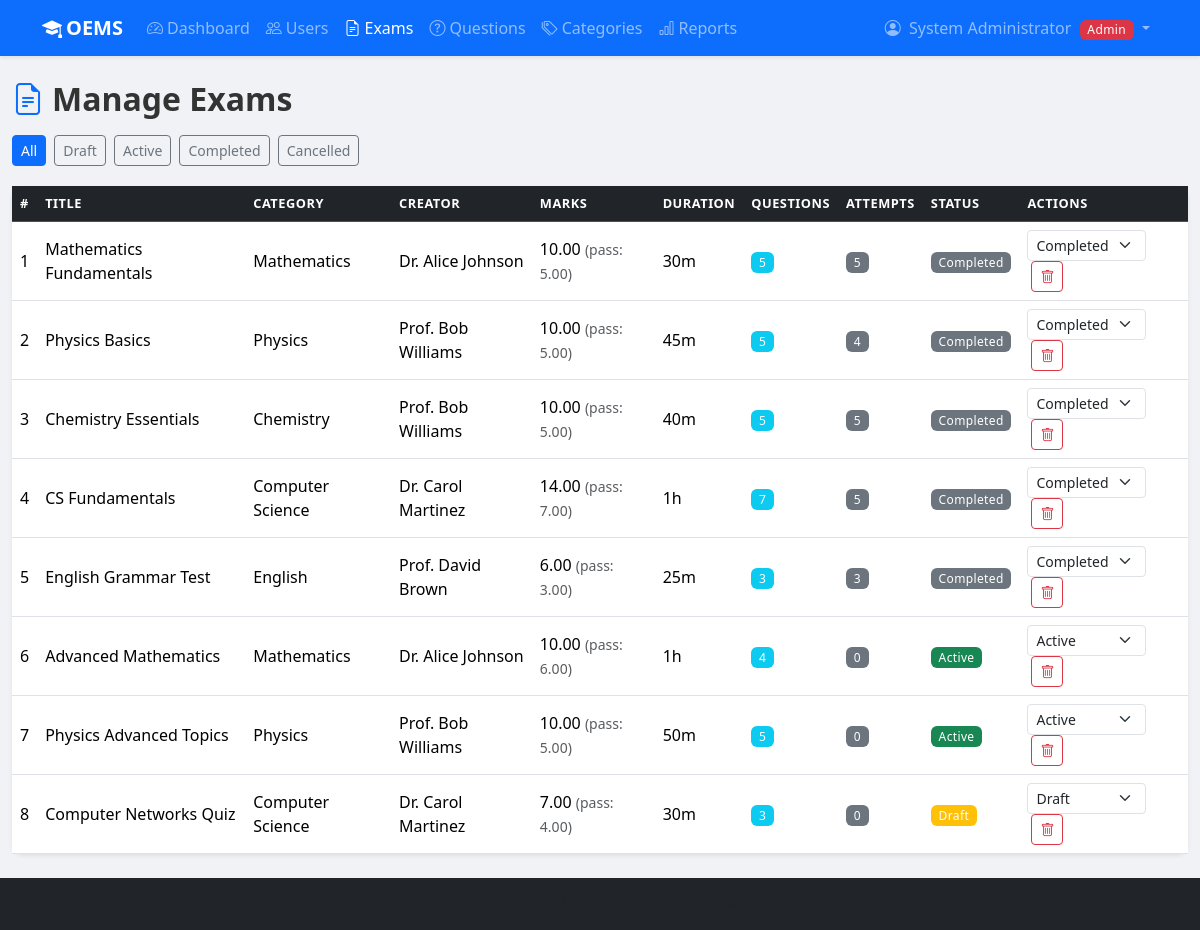
The page /admin/manage_exams.php (signed in) on the database its author committed.
### tables this page shows
CREATE TABLE exams (
    id               INT UNSIGNED AUTO_INCREMENT PRIMARY KEY,
    title            VARCHAR(200) NOT NULL,
    description      TEXT         DEFAULT NULL,
    category_id      INT UNSIGNED NOT NULL,
    created_by       INT UNSIGNED NOT NULL,
    total_marks      DECIMAL(7,2) NOT NULL,
    passing_marks    DECIMAL(7,2) NOT NULL,
    duration_minutes INT UNSIGNED NOT NULL,
    start_time       DATETIME     NOT NULL,
    end_time         DATETIME     NOT NULL,
    is_randomized    TINYINT(1)   NOT NULL DEFAULT 0,
    max_attempts     INT UNSIGNED NOT NULL DEFAULT 1,
    status           ENUM('draft','active','completed','cancelled') NOT NULL DEFAULT 'draft',
    created_at       DATETIME     NOT NULL DEFAULT CURRENT_TIMESTAMP,
    updated_at       DATETIME     NOT NULL DEFAULT CURRENT_TIMESTAMP ON UPDATE CURRENT_TIMESTAMP,
    CONSTRAINT fk_exams_category   FOREIGN KEY (category_id) REFERENCES categories(id) ON DELETE RESTRICT,
    CONSTRAINT fk_exams_created_by FOREIGN KEY (created_by)  REFERENCES users(id)      ON DELETE RESTRICT,
    CONSTRAINT chk_exams_marks      CHECK (passing_marks <= total_marks AND total_marks > 0),
    CONSTRAINT chk_exams_duration   CHECK (duration_minutes > 0),
    CONSTRAINT chk_exams_max_att    CHECK (max_attempts >= 1),
    CONSTRAINT chk_exams_times      CHECK (end_time > start_time)
);

CREATE TABLE categories (
    id          INT UNSIGNED AUTO_INCREMENT PRIMARY KEY,
    name        VARCHAR(100) NOT NULL UNIQUE,
    description TEXT         DEFAULT NULL,
    created_by  INT UNSIGNED NOT NULL,
    created_at  DATETIME     NOT NULL DEFAULT CURRENT_TIMESTAMP,
    CONSTRAINT fk_categories_created_by FOREIGN KEY (created_by) REFERENCES users(id) ON DELETE RESTRICT
);

CREATE TABLE users (
    id            INT UNSIGNED AUTO_INCREMENT PRIMARY KEY,
    username      VARCHAR(50)  NOT NULL UNIQUE,
    email         VARCHAR(100) NOT NULL UNIQUE,
    password_hash VARCHAR(255) NOT NULL,
    full_name     VARCHAR(100) NOT NULL,
    role          ENUM('admin','instructor','student') NOT NULL DEFAULT 'student',
    phone         VARCHAR(20)  DEFAULT NULL,
    created_at    DATETIME     NOT NULL DEFAULT CURRENT_TIMESTAMP,
    updated_at    DATETIME     NOT NULL DEFAULT CURRENT_TIMESTAMP ON UPDATE CURRENT_TIMESTAMP,
    is_active     TINYINT(1)   NOT NULL DEFAULT 1,
    CONSTRAINT chk_users_email CHECK (email LIKE '%@%.%'),
    CONSTRAINT chk_users_phone CHECK (phone IS NULL OR LENGTH(phone) >= 7)
);

### includes/functions.php (called while the page is built, shortened)
<?php
function sanitizeInput(mixed $data): string
{
    return htmlspecialchars(strip_tags(trim((string)$data)), ENT_QUOTES, 'UTF-8');
}
function formatDuration(int $minutes): string
{
    $h = intdiv($minutes, 60);
    $m = $minutes % 60;
    if ($h === 0) {
        return "{$m}m";
    }
    return $m === 0 ? "{$h}h" : "{$h}h {$m}m";
}
function examStatusBadge(string $status): string
{
    return match($status) {
        'active'    => 'success',
        'completed' => 'secondary',
        'draft'     => 'warning',
        'cancelled' => 'danger',
        default     => 'dark',
    };
}

### admin/manage_exams.php (the view, shortened to what this page needs)
<?php
require_once __DIR__ . '/../includes/functions.php';
$conn    = getDBConnection();
$statusFilter = sanitizeInput($_GET['status'] ?? '');
$where  = $statusFilter ? 'WHERE e.status = ?' : '';
$stmt   = $conn->prepare(
    "SELECT e.*, cat.name AS category_name, u.full_name AS creator_name,
            COUNT(DISTINCT eq.question_id) AS question_count,
            COUNT(DISTINCT se.id) AS attempt_count
     FROM   exams e
     JOIN   categories cat ON cat.id = e.category_id
     JOIN   users u        ON u.id   = e.created_by
     LEFT JOIN exam_questions eq ON eq.exam_id = e.id
     LEFT JOIN student_exams  se ON se.exam_id = e.id
     $where
     GROUP  BY e.id
     ORDER  BY e.created_at DESC"
);
$stmt->execute();
$exams = $stmt->get_result()->fetch_all(MYSQLI_ASSOC);
?>
<?php require_once __DIR__ . '/../includes/header.php'; ?>
<?php require_once __DIR__ . '/../includes/navbar.php'; ?>
<div class="container-fluid py-4">
    <div class="d-flex justify-content-between align-items-center mb-3">
        <h2 class="fw-bold mb-0"><i class="bi bi-file-earmark-text me-2 text-primary"></i>Manage Exams</h2>
    </div>
    <div class="mb-3">
        <?php foreach (['','draft','active','completed','cancelled'] as $s): ?>
        <a href="?status=<?= $s ?>"
           class="btn btn-sm <?= $statusFilter === $s ? 'btn-primary' : 'btn-outline-secondary' ?> me-1 mb-1">
            <?= $s === '' ? 'All' : ucfirst($s) ?>
        </a>
        <?php endforeach; ?>
    </div>
    <div class="card border-0 shadow-sm">
        <div class="card-body p-0">
            <div class="table-responsive">
                <table class="table table-hover mb-0">
                    <thead class="table-dark">
                        <tr>
                            <th>#</th>
                            <th>Title</th>
                            <th>Category</th>
                            <th>Creator</th>
                            <th>Marks</th>
                            <th>Duration</th>
                            <th>Questions</th>
                            <th>Attempts</th>
                            <th>Status</th>
                            <th>Actions</th>
                        </tr>
                    </thead>
                    <tbody>
                        <?php foreach ($exams as $exam): ?>
                        <tr>
                            <td><?= $exam['id'] ?></td>
                            <td class="fw-medium"><?= htmlspecialchars($exam['title'], ENT_QUOTES, 'UTF-8') ?></td>
                            <td><?= htmlspecialchars($exam['category_name'], ENT_QUOTES, 'UTF-8') ?></td>
                            <td><?= htmlspecialchars($exam['creator_name'], ENT_QUOTES, 'UTF-8') ?></td>
                            <td><?= $exam['total_marks'] ?> <small class="text-muted">(pass: <?= $exam['passing_marks'] ?>)</small></td>
                            <td><?= formatDuration((int)$exam['duration_minutes']) ?></td>
                            <td><span class="badge bg-info"><?= $exam['question_count'] ?></span></td>
                            <td><span class="badge bg-secondary"><?= $exam['attempt_count'] ?></span></td>
                            <td>
                                <span class="badge bg-<?= examStatusBadge($exam['status']) ?>">
                                    <?= ucfirst($exam['status']) ?>
                                </span>
                            </td>
                            <td>
                                <form method="POST" class="d-inline">
                                    <select name="status" class="form-select form-select-sm d-inline w-auto"
                                            onchange="this.form.submit()">
                                        <?php foreach (['draft','active','completed','cancelled'] as $s): ?>
                                        <option value="<?= $s ?>" <?= $exam['status']===$s?'selected':'' ?>><?= ucfirst($s) ?></option>
                                        <?php endforeach; ?>
                                    </select>
                                </form>
                                <form method="POST" class="d-inline ms-1"
                                      onsubmit="return confirm('Delete this exam and all its data?')">
                                    <button type="submit" class="btn btn-sm btn-outline-danger">
                                        <i class="bi bi-trash"></i>
                                    </button>
                                </form>
                            </td>
                        </tr>
                        <?php endforeach; ?>
                    </tbody>
                </table>
            </div>
        </div>
    </div>
</div>
<?php require_once __DIR__ . '/../includes/footer.php'; ?>

### assets/css/style.css (style rules this page uses)
:root { --oems-primary: #0d6efd; --oems-secondary: #6c757d; --oems-accent: #fd7e14; --oems-success: #198754; --oems-danger: #dc3545; --oems-light-bg: #f8f9fa; --oems-card-shadow: 0 2px 12px rgba(0,0,0,.08); }
body { font-family: 'Segoe UI', system-ui, -apple-system, sans-serif; background-color: #f0f2f5; color: #333; min-height: 100vh; display: flex; flex-direction: column; }
main, .container, .container-fluid { flex: 1; }
a { text-decoration: none; }
.card { border-radius: 12px; }
.table th { font-size: 0.8rem; text-transform: uppercase; letter-spacing: 0.04em; }
.table td { vertical-align: middle; }
.badge { font-weight: 500; letter-spacing: 0.03em; }

### rows shown on the page
exams: id "1", title "Mathematics Fundamentals", category.name "Mathematics", created_by.full_name "Dr. Alice Johnson", total_marks "10.00", passing_marks "5.00", duration_minutes "30m", question_count "5", attempt_count "5", status "Completed"
exams: id "2", title "Physics Basics", category.name "Physics", created_by.full_name "Prof. Bob Williams", total_marks "10.00", passing_marks "5.00", duration_minutes "45m", question_count "5", attempt_count "4", status "Completed"
exams: id "3", title "Chemistry Essentials", category.name "Chemistry", created_by.full_name "Prof. Bob Williams", total_marks "10.00", passing_marks "5.00", duration_minutes "40m", question_count "5", attempt_count "5", status "Completed"
exams: id "4", title "CS Fundamentals", category.name "Computer Science", created_by.full_name "Dr. Carol Martinez", total_marks "14.00", passing_marks "7.00", duration_minutes "1h", question_count "7", attempt_count "5", status "Completed"
exams: id "5", title "English Grammar Test", category.name "English", created_by.full_name "Prof. David Brown", total_marks "6.00", passing_marks "3.00", duration_minutes "25m", question_count "3", attempt_count "3", status "Completed"
exams: id "6", title "Advanced Mathematics", category.name "Mathematics", created_by.full_name "Dr. Alice Johnson", total_marks "10.00", passing_marks "6.00", duration_minutes "1h", question_count "4", attempt_count "0", status "Active"
exams: id "7", title "Physics Advanced Topics", category.name "Physics", created_by.full_name "Prof. Bob Williams", total_marks "10.00", passing_marks "5.00", duration_minutes "50m", question_count "5", attempt_count "0", status "Active"
exams: id "8", title "Computer Networks Quiz", category.name "Computer Science", created_by.full_name "Dr. Carol Martinez", total_marks "7.00", passing_marks "4.00", duration_minutes "30m", question_count "3", attempt_count "0", status "Draft"

### other values the page prints
$fullName "System Administrator"
$role "Admin"
$s "Draft"
$s "Active"
$s "Completed"
$s "Cancelled"
